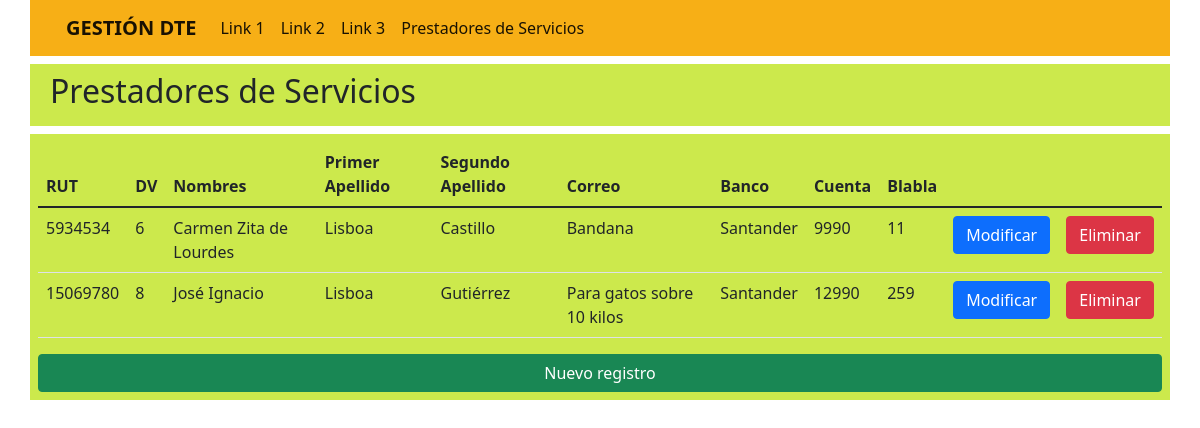
Before: /productos.html with the older database file.
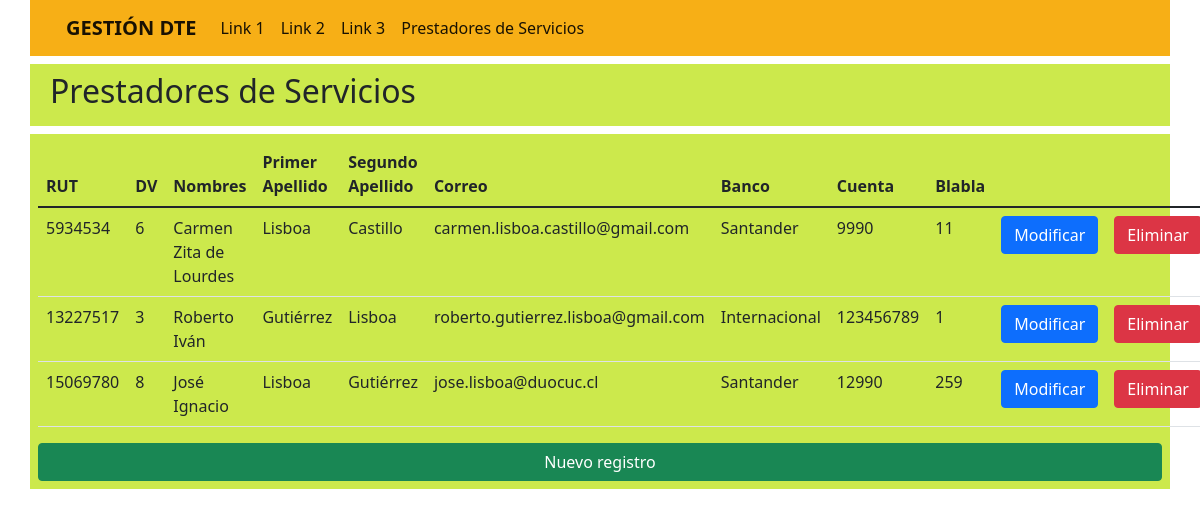
After: the same page with the newer database file.
### core/models.py (models this page shows, shortened)
class Producto(models.Model):
    sku = models.IntegerField(primary_key=True, verbose_name='sku')
    dv = models.CharField(max_length=1, verbose_name='dv') #se agrega
    nombre = models.CharField(max_length=40, verbose_name='Nombres')
    primer_apellido = models.CharField(max_length=40, verbose_name='Primer Apellido') #se agrega
    segundo_apellido = models.CharField(max_length=40, verbose_name='Segundo Apellido') #se agrega
    precio = models.IntegerField(verbose_name='Precio')
    stock = models.IntegerField(verbose_name='Stock')
    descripcion = models.CharField(max_length=100, null=True, blank=True, verbose_name='descripcion')
    categoria = models.ForeignKey(Categoria, on_delete=models.CASCADE)

class Categoria(models.Model):
    idCategoria = models.IntegerField(primary_key=True, verbose_name='Id de categoria')
    nombreCategoria = models.CharField(max_length=50, verbose_name="Nombre categoria")

### core/views.py (the view)
# urls.py: path('productos.html', productos, name="productos"),
def productos(request):
    productos = Producto.objects.all()
    datos = {
        'productos': productos
    }
    return render(request, 'core/productos.html', datos)

### core/templates/core/productos.html (shortened to what this page needs)
<!DOCTYPE html>
<html lang="es">
  <head>
    <link
      href="https://cdn.jsdelivr.net/npm/bootstrap@5.1.3/dist/css/bootstrap.min.css"
      rel="stylesheet"
    />
  </head>
  <div
    class="container-lg adornartexto"
    style="background-color: rgba(247, 172, 11, 0.952)"
  >
    <div class="row">
      <nav class="navbar navbar-expand-lg navbar-light">
        <div class="container-lg">
          <a class="navbar-brand" href="index.html"
            ><b>GESTIÓN DTE</b></a
          >
          <div class="collapse navbar-collapse" id="navbarSupportedContent">
            <ul class="navbar-nav me-auto mb-2 mb-lg-0">
              <li class="nav-item">
                <a
                  class="nav-link active"
                  aria-current="page"
                  href="bandanas.html"
                  >Link 1</a>
              </li>
              <li class="nav-item">
                <a
                  class="nav-link active"
                  aria-current="page"
                  href="correas.html"
                  >Link 2</a>
              </li>
              <li class="nav-item">
                <a
                  class="nav-link active"
                  aria-current="page"
                  href="identificadores.html"
                  >Link 3</a>
              </li>
              <li class="nav-item">
                <a
                  class="nav-link active"
                  aria-current="page"
                  href="productos.html"
                  >Prestadores de Servicios</a>
              </li>
            </ul>
          </div>
        </div>
      </nav>
    </div>
  </div>
  <div class="container-lg" style="background-color: rgba(191, 228, 29, 0.788)">
    <div class="row align-items-center mt-2 p-2">
        <h2>Prestadores de Servicios</h2>
    </div>
  </div>
  <body>
    <div class="container-lg" style="background-color: rgba(191, 228, 29, 0.788)">
        <div class="row align-items-center mt-2 p-2">
            <table class="table">
              <thead>
                <tr>
                  <th scope="col">RUT</th>
                  <th scope="col">DV</th>
                  <th scope="col">Nombres</th>
                  <th scope="col">Primer Apellido</th>
                  <th scope="col">Segundo Apellido</th>
                  <th scope="col">Correo</th>
                  <th scope="col">Banco</th>
                  <th scope="col">Cuenta</th>
                  <th scope="col">Blabla</th>
                </tr>
              </thead>
                <tbody>
                  {% for prod in productos %}
                  <tr>
                    <td>{{prod.sku}}</td>
                    <td>{{prod.dv}}</td>
                    <td>{{prod.nombre}}</td>
                    <td>{{prod.primer_apellido}}</td>
                    <td>{{prod.segundo_apellido}}</td>
                    <td>{{prod.descripcion}}</td>
                    <td>{{prod.categoria.nombreCategoria}}</td>
                    <td>{{prod.precio}}</td>
                    <td>{{prod.stock}}</td>
                    <td><a class="btn btn-primary" href="{% url 'form_mod_producto' prod.sku %}" role="button">Modificar</a></td>
                    <td><a class="btn btn-danger" href="{% url 'form_del_producto' prod.sku %}" role="button">Eliminar</a></td>
                  </tr>
                  {% endfor %}
                </tbody>
            </table>
            <a class="btn btn-success" href="{% url 'form_producto' %}" role="button">Nuevo registro</a>
        </div>
    </div>
  </body>
</html>

Changed rows visible on the page:
changed Producto "Carmen Zita de Lourdes": descripcion "Bandana" → "carmen.lisboa.castillo@gmail.com"
added Producto: sku "13227517", dv "3", nombre "Roberto Iván", primer_apellido "Gutiérrez", segundo_apellido "Lisboa", descripcion "roberto.gutierrez.lisboa@gmail.com", categoria.nombreCategoria "Internacional", precio "123456789", stock "1"
changed Producto "José Ignacio": descripcion "Para gatos sobre 10 kilos" → "jose.lisboa@duocuc.cl"
